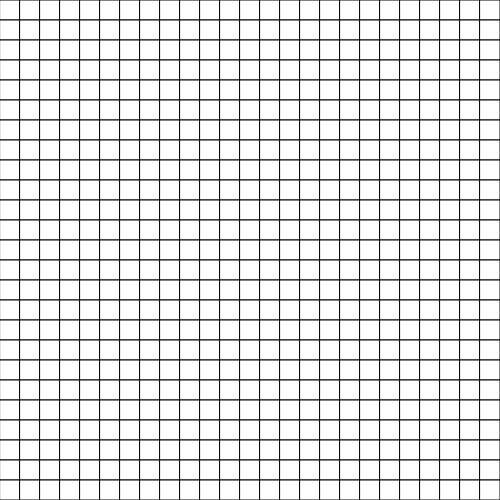
Frame 1 (no input)
Frame 60 (no input): identical to frame 1, image omitted
Frame 120 (the mouse pressed at the canvas centre since frame 60): identical to frame 1, image omitted

The p5.js sketch that drew this single still picture (run headless with seeded random() and noise() and a simulated clock; from frame 60 on, the mouse is pressed at the canvas centre):

// p5.js sketch
// ── sketch.js
var stepSize = 20

function setup() {
  createCanvas(500, 500)
}
///////////////////////////////////////////////////////////////////////
function draw() {
  background(125)

  colorGrid()
  compassGrid()
}
///////////////////////////////////////////////////////////////////////
function colorGrid() {
  // your code here
  push()
  stroke(0)
  fill(255)
  for (i = 0; i < 25; i++) {
    for (j = 0; j < 25; j++) {
      rect(i * stepSize, j * stepSize, stepSize, stepSize)
    }
  }
  pop()
}
///////////////////////////////////////////////////////////////////////
function compassGrid() {
  // your code here
}
